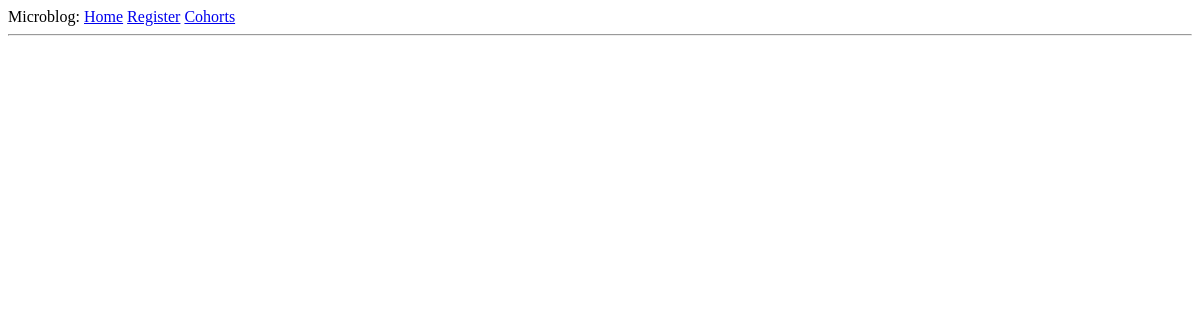
The app's page /cohorts, older data.
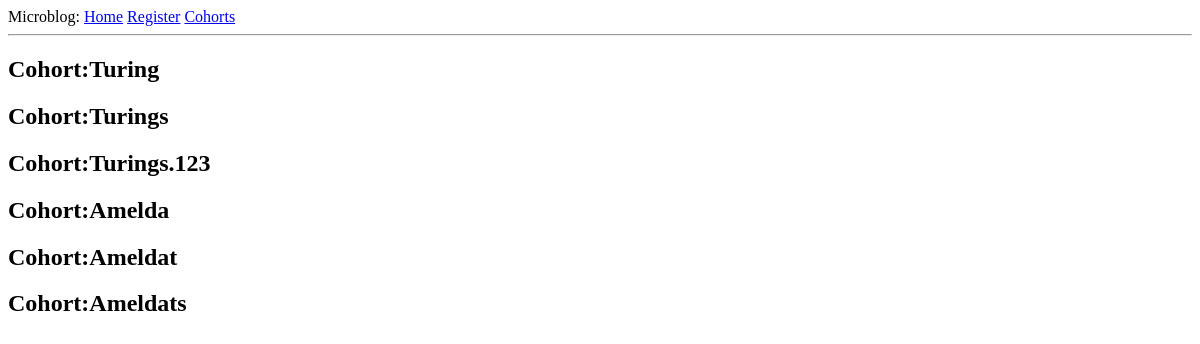
The same page, newer data.
### app/models.py (models this page shows, shortened)
class Cohort(db.Model):
    id = db.Column(db.Integer, primary_key=True)
    cohort_name = db.Column(db.String(80), index=True, unique=True, nullable=False)
    student_one = db.Column(db.String(80), nullable=False)
    student_two = db.Column(db.String(80), nullable=False)
    student_three = db.Column(db.String(80), nullable=False)
    student_four = db.Column(db.String(80), nullable=False)
    student_five = db.Column(db.String(80), nullable=False)
    student_six = db.Column(db.String(80), nullable=False)
    student_seven = db.Column(db.String(80), nullable=False)
    student_eight = db.Column(db.String(80), nullable=False)
    student_nine = db.Column(db.String(80), nullable=False)
    student_ten = db.Column(db.String(80), nullable=False)
    student_eleven = db.Column(db.String(80), nullable=False)
    student_twelve = db.Column(db.String(80), nullable=False)
    student_thirteen = db.Column(db.String(80), nullable=False)
    student_fourteen = db.Column(db.String(80), nullable=False)
    student_fifteen = db.Column(db.String(80), nullable=False)
    student_sixteen = db.Column(db.String(80), nullable=False)
    pairings = db.relationship('Pairing', backref='pairing', lazy='dynamic')

### app/routes.py (the view)
@app.route('/cohorts')
def cohorts():
    cohorts = Cohort.query.all()
    pairing = [
        {
            'pairing': cohorts,
            'pair_one': 'Test',
            'pair_two': 'Test',
            'pair_three': 'Test',
            'pair_four': 'Test',
            'pair_five': 'Test',
            'pair_six': 'Test',
            'pair_seven': 'Test',
            'pair_eight': 'Test'
        }
    ]
    return render_template('cohorts.html', cohorts=cohorts, pairing=pairing)

### app/templates/cohorts.html
{% extends "base.html" %}
{% block content %}
    {% for cohort in cohorts %}
    <h2>Cohort:{{ cohort.cohort_name }}</h2>
    {% endfor %}
{% endblock %}

### app/templates/base.html (shortened to what this page needs)
<html>
    <head>
    </head>
    <body>
        <div>
            Microblog:
            <a href="{{ url_for('index') }}">Home</a>
            <a href="{{ url_for('register') }}">Register</a>
            <a href="{{ url_for('cohorts') }}">Cohorts</a>
        </div>
        <hr>
        {% block content %}{% endblock %}
    </body>
</html>

Row changes from the older to the newer data that the page shows:
added Cohort: cohort_name "Turing"
added Cohort: cohort_name "Turings"
added Cohort: cohort_name "Turings.123"
added Cohort: cohort_name "Amelda"
added Cohort: cohort_name "Ameldat"
added Cohort: cohort_name "Ameldats"
